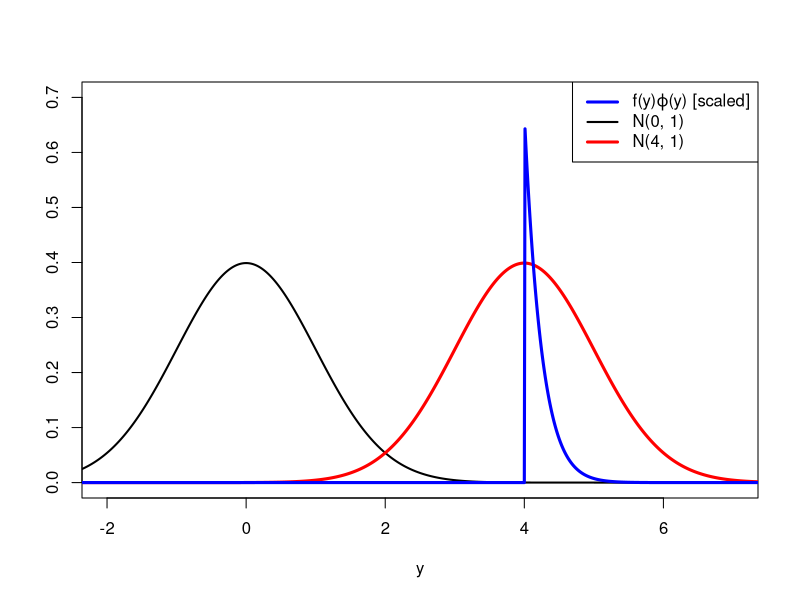
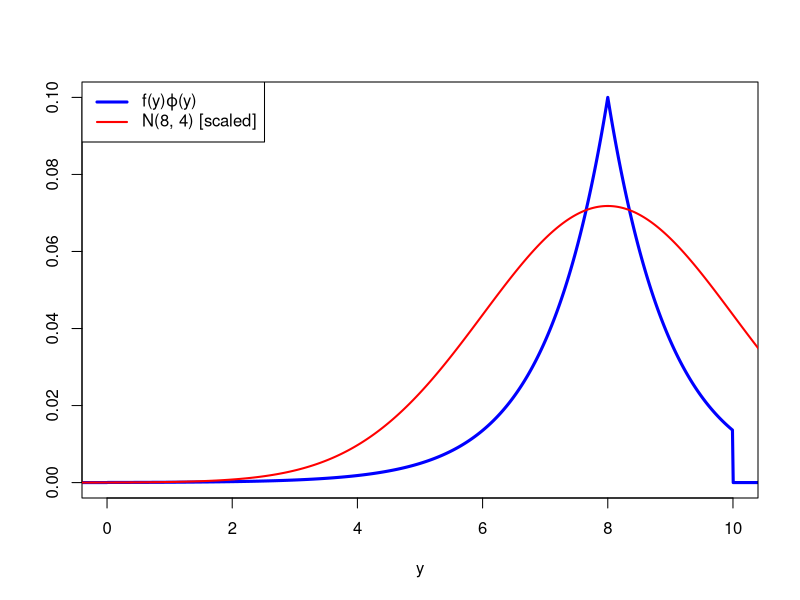
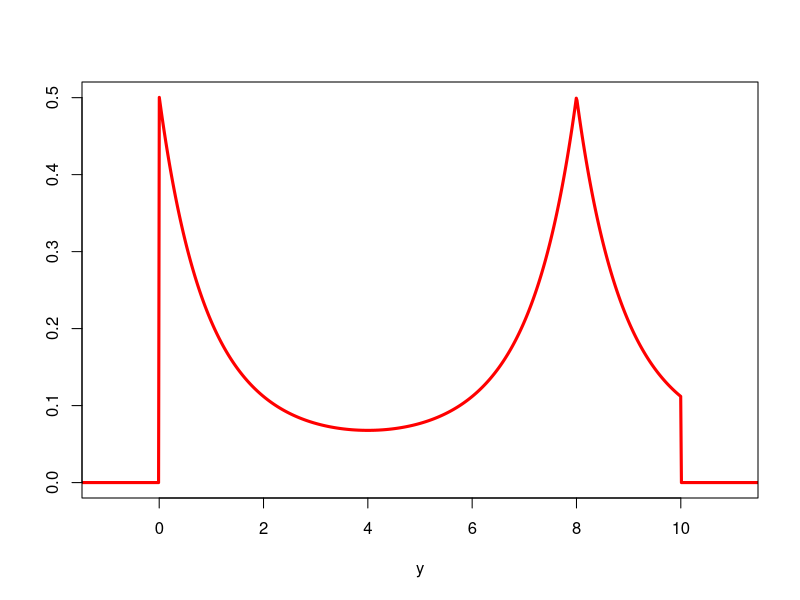

The R source for these figures, in order:
## ---- chunk 1
#| code-fold: true
curve(
  dnorm(x, 0, 1), n = 1001, from = -2.5, to = 7.5,
  col = "black", lwd = 2,
  xlim = c(-2, 7), xlab = "y", ylim = c(0, 0.7), ylab = ""
)
curve(
  dnorm(x, 4, 1), n = 1001, from = -2.5, to = 7.5,
  add = TRUE, col = "red", lwd = 3,
)
curve(
  dnorm(x, 0, 1) * (x > 4) * 5000, n = 1001, from = -2.5, to = 7.5,
  add = TRUE, col = "blue", lwd = 3
)
legend(
  "topright",
  c(expression(paste("f(y)", varphi, "(y) [scaled]")), "N(0, 1)", "N(4, 1)"),
  lwd = c(3, 2, 3), col = c("blue", "black", "red")
)
## ---- chunk 2
phi <- function(x) exp(-abs(x - 8))
n <- 1e6
samples <- runif(n, 0, 10)
MCest <- mean(phi(samples))
MC_MSE <- var(phi(samples)) / n
c(MCest, sqrt(MC_MSE))
## ---- chunk 3
#| code-fold: true
curve(
  dunif(x, 0, 10) * exp(-abs(x - 8)), n = 1001, from = -1, to = 11,
  col = "blue", lwd = 3,
  xlim = c(0, 10), xlab = "y", ylab = ""
)
curve(
  dnorm(x, 8, 2)*0.36, n = 1001, from = -1, to = 11,
  add = TRUE, col = "red", lwd = 2,
)
legend(
  "topleft",
  c(expression(paste("f(y)", varphi, "(y)")), "N(8, 4) [scaled]"),
  lwd = c(3, 2), col = c("blue", "red")
)
## ---- chunk 4
#| code-fold: true
curve(
  dunif(x, 0, 10) * exp(-abs(x - 8)) / dnorm(x, 8, 2), n = 1001, from = -2, to = 12,
  col = "red", lwd = 3,
  xlim = c(-1, 11), xlab = "y", ylab = ""
)
## ---- chunk 5
phi <- function(x) exp(-abs(x - 8))
pdf_x <- function(x) dunif(x, 0, 10)
pdf_y <- function(y) dnorm(y, 8, 2)

n <- 1e6
samples <- rnorm(n, 8, 2)
ISest <- mean((pdf_x(samples) / pdf_y(samples)) * phi(samples))
IS_MSE <- var((pdf_x(samples) / pdf_y(samples)) * phi(samples)) / n
c(ISest, sqrt(IS_MSE))
